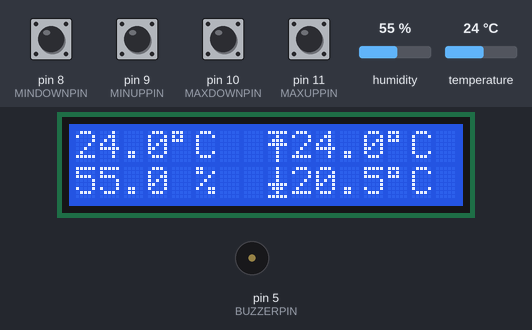
The sketch below on a simulated Arduino Uno, built with avr-gcc and run on an emulated ATmega328P. On the bench: 16×2 character LCD, buzzer (waves = sounding). The test bench sets the inputs (shaded band); at power-on: pin 8 (MINDOWNPIN), pin 9 (MINUPPIN), pin 10 (MAXDOWNPIN), pin 11 (MAXUPPIN) LOW, temperature 24 °C, humidity 55 %. What the sketch prints to the serial monitor is not drawn.

Above: at 1.2 s.
1.3 s: temperature set to 22 °C
At 3.3 s:
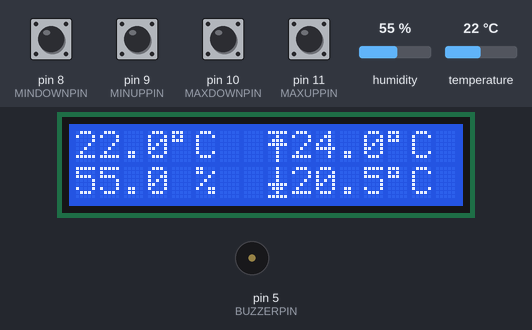
3.6 s: temperature set to 19 °C
At 4.42 s:
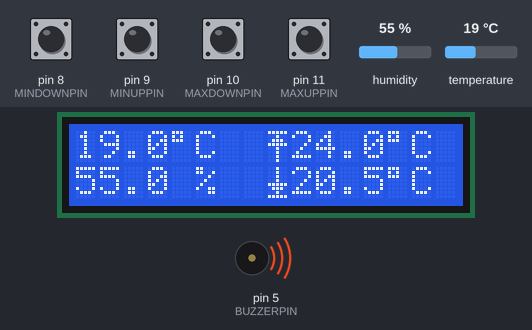
8.1 s: temperature set to 11 °C
At 9.4 s:
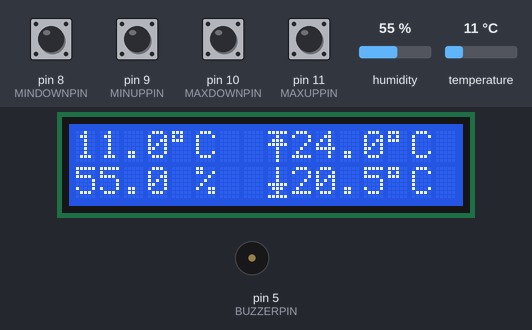
9.7 s: temperature set to 8 °C
At 10.8 s:
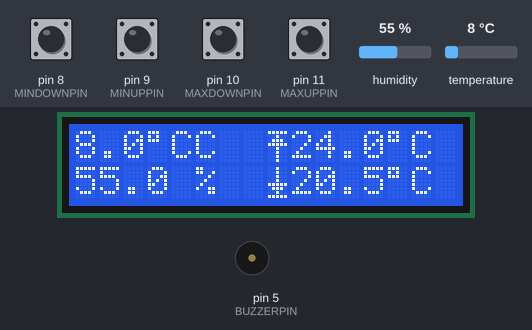
11.7 s: pin 8 (MINDOWNPIN) pulled HIGH for 0.15 s
At 12.7 s:
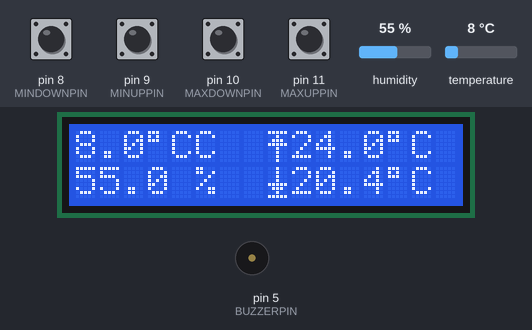
13.3 s: pin 10 (MAXDOWNPIN) pulled HIGH for 0.15 s
At 13.9 s:
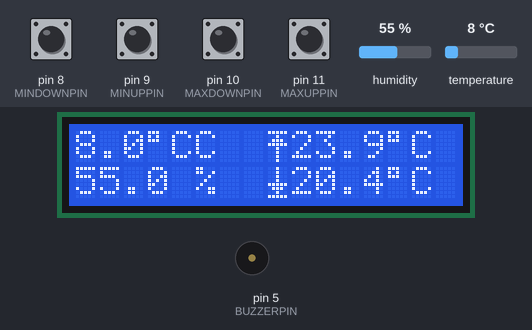
Timing chart, 0 to 15.9 s (numbered marks = the images above; inputs shaded):
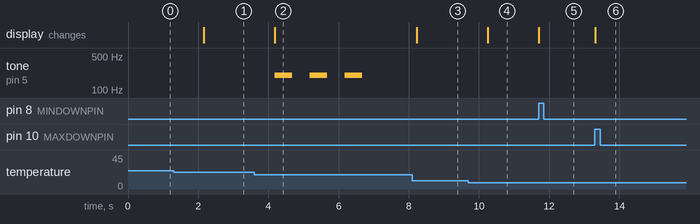

Measured:
- the behaviour switches between 21 and 20 °C on temperature (found by bisection; images 1 and 2)
- the behaviour switches between 10 and 9 °C on temperature (found by bisection; images 3 and 4)
- after the input at 1.3 s, the display: changes after 0.85 s (image 1)
- after the input at 3.6 s, tone on pin 5 (BUZZERPIN): alternates 200 Hz for 0.50 s and silent for 0.50 s, 6 changes in all, then stays silent, starting after 0.58 s; the display: changes after 0.58 s (image 2)
- after the input at 8.1 s, the display: changes after 0.13 s (image 3)
- after the input at 9.7 s, the display: changes after 0.55 s (image 4)
- after the input at 11.7 s, the display: changes at once (image 5)
- after the input at 13.3 s, the display: changes at once (image 6)

The sketch:

IndoorsWeatherStation.ino
```cpp
#include <Wire.h>
#include <DHT.h>
#include <LiquidCrystal_I2C.h>
#define DHTPIN 3
#define MINDOWNPIN 8
#define MINUPPIN 9
#define MAXDOWNPIN 10
#define MAXUPPIN 11
#define BUZZERPIN 5
#define DHTTYPE DHT11


long printInterval = 10000;
long lastPrintTime = 0;

DHT dht(DHTPIN, DHTTYPE);
float hOld = 0;
float tOld = 0;

String lastPrintString = "";

float minTemp = 20.5;
float maxTemp = 24.0;

float minTempOld = minTemp;
float maxTempOld = maxTemp;

LiquidCrystal_I2C lcd(0x27, 16, 2);

int backlight = 1;

byte arrowUpChar[8] = {
  B11111111,
  B00000100,
  B00001110,
  B00011111,
  B00000100,
  B00000100,
  B00000100,
  B00000100,
};

byte arrowDownChar[8] = {
  B00000100,
  B00000100,
  B00000100,
  B00000100,
  B00011111,
  B00001110,
  B00000100,
  B11111111,
};


int maxUpButtonPressed = 0;
int maxDownButtonPressed = 0;
int minUpButtonPressed = 0;
int minDownButtonPressed = 0;
int pressedLastLoop = 0;

int beeped = 0;

void setup() {

  // Init input pins
  pinMode(MAXUPPIN, INPUT);
  pinMode(MAXDOWNPIN, INPUT);
  pinMode(MINUPPIN, INPUT);
  pinMode(MINDOWNPIN, INPUT);

  // Output pins
  pinMode(BUZZERPIN, OUTPUT);


  Serial.begin(9600);

  dht.begin();
  Wire.begin();

  // Add custom characters
  lcd.createChar(0, arrowUpChar);
  lcd.createChar(1, arrowDownChar);
  lcd.begin(16, 2);
  lcd.backlight();

  lcd.clear();
  // Draw min and max temperatures
  lcd.setCursor(8, 0);
  lcd.write(byte(0));
  lcd.print(maxTemp, 1);
  lcd.write((char)223);
  lcd.print("C");

  lcd.setCursor(8, 1);
  lcd.write(byte(1));
  lcd.print(minTemp, 1);
  lcd.write((char)223);
  lcd.print("C");
}

void loop() {

  // Read button states if all buttons were not pressed last iteration
  maxUpButtonPressed = digitalRead(MAXUPPIN);
  maxDownButtonPressed = digitalRead(MAXDOWNPIN);
  minUpButtonPressed = digitalRead(MINUPPIN);
  minDownButtonPressed = digitalRead(MINDOWNPIN);


  if (maxUpButtonPressed && !pressedLastLoop) {
    maxTemp += 0.1;
  } else if (maxTemp - 0.1 >= minTemp && maxDownButtonPressed && !pressedLastLoop) {
    maxTemp -= 0.1;
  }

  if (minTemp + 0.1 <= maxTemp && minUpButtonPressed && !pressedLastLoop) {
    minTemp += 0.1;
  } else if (minDownButtonPressed && !pressedLastLoop) {
    minTemp -= 0.1;
  }

  //setPressed
  if (!maxUpButtonPressed && !maxDownButtonPressed && !minUpButtonPressed && !minDownButtonPressed) {
    pressedLastLoop = 0;
  } else {
    pressedLastLoop = 1;
  }


  // Read serial data
  if (Serial.available() > 4) {

    // FIRST BYTE
    backlight = Serial.read() > 0;

    if (backlight)
      lcd.backlight();
    else
      lcd.noBacklight();


    // SECOND AND THIRD BYTE
    uint8_t secondByte = Serial.read();
    int16_t minByte = Serial.read();
    if(secondByte != 0) {
      minByte = minByte | secondByte << 8;
    }
    float newMinTemp = (float)minByte / 10;

    // FOURTH AND FIFTH BYTE
    uint8_t fourthByte = Serial.read();
    uint16_t maxByte = Serial.read();
    if(fourthByte != 0) {
      maxByte = maxByte | fourthByte << 8;
    }
    float newMaxTemp = (float)maxByte / 10;

    // Serial.print("Backlight byte: ");
    // Serial.println(backlight);

    // Serial.println("Min byte: ");
    // Serial.println(minByte);
    // Serial.println(newMinTemp);

    // Serial.println("Max byte: ");
    // Serial.println(maxByte);
    // Serial.println(newMaxTemp);

    if (minByte > 0 && (newMinTemp < newMaxTemp || (newMaxTemp == 0 && newMinTemp < maxTemp))) {
      minTemp = newMinTemp;
    }

    if (maxByte > 0 && (newMaxTemp > newMinTemp || (newMinTemp == 0 && newMaxTemp > maxTemp))) {
      maxTemp = newMaxTemp;
    }

    while(Serial.available())
      Serial.read();
  }


  // Read values
  float h = dht.readHumidity();
  float t = dht.readTemperature();

  if (isnan(h) || isnan(t)) {
    Serial.println("Reading from sensor failed");
    return;
  }

  float hic = dht.computeHeatIndex(t, h, false);

  long currTime = millis();

  // Print if first print or value has changed
  String newPrintString = String(t) + ";" + String(h) + ";" + String(hic) + ";" + String(minTemp) + ";" + String(maxTemp) + ";" + backlight;
  if (lastPrintTime == 0 || (currTime - lastPrintTime > printInterval && newPrintString != lastPrintString)) {
    lastPrintString = newPrintString;
    Serial.println(newPrintString);

    lastPrintTime = millis();
  }

  if (t != tOld) {
    tOld = t;
    lcd.setCursor(0, 0);
    float value = (int)(t * 10 + .5);
    lcd.print((float)value / 10, 1);
    lcd.write((char)223);
    lcd.print("C");
  }

  if (h != hOld) {
    hOld = h;
    lcd.setCursor(0, 1);
    int value = (int)(h * 10 + .5);
    lcd.print((float)value / 10, 1);
    lcd.print(" %");
  }

  if (maxTemp != maxTempOld) {
    maxTempOld = maxTemp;
    lcd.setCursor(9, 0);
    lcd.print(maxTemp, 1);
    lcd.write((char)223);
    lcd.print("C ");
  }

  if (minTemp != minTempOld) {
    minTempOld = minTemp;
    lcd.setCursor(9, 1);
    lcd.print(minTemp, 1);
    lcd.write((char)223);
    lcd.print("C ");
  }

  // Warn of too high or too low temp by beeping once
  if (!beeped && (t > maxTemp || t < minTemp)) {
    tone(BUZZERPIN, 200, 500);
    delay(1000);
    tone(BUZZERPIN, 200, 500);
    delay(1000);
    tone(BUZZERPIN, 200, 500);
    beeped = 1;
  } else if(beeped && t < maxTemp && t > minTemp) {
    beeped = 0;
  }

}
```
